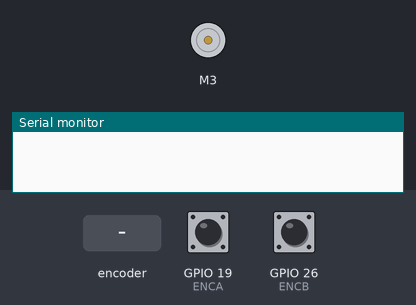
This sketch was run on a simulated ESP32. Parts: DC motor (green arrow = forward, orange = backward, longer = faster), the last lines printed to the serial monitor. Inputs (shaded band) come from the test bench; at power-on: GPIO 19 (ENCA) HIGH, GPIO 26 (ENCB) HIGH.

Above: at 0.0 s.
At 1.2 s:
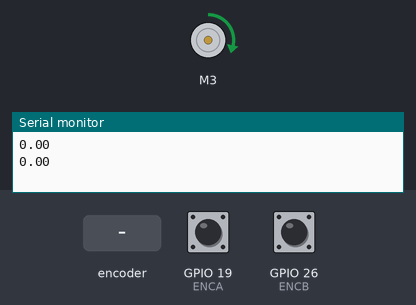
1.3 s: rotary encoder on GPIO 19 (ENCA) / GPIO 26 (ENCB) turned 3 steps (first pin leading)
At 2.4 s:
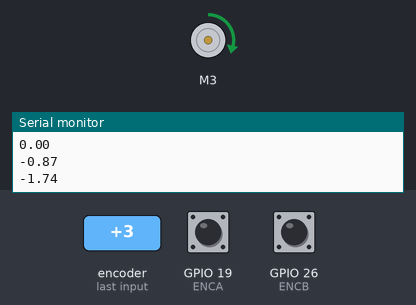
Timing chart, 0 to 4.3 s (numbered marks = the images above; inputs shaded):
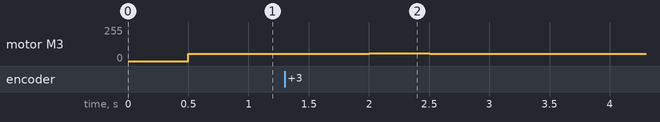

Measured:
- after the input at 1.3 s, motor M3: forward 56/255 → forward 57/255 after 0.70 s, → forward 56/255 0.50 s later

The sketch:

PID_control_one_motor.ino
```cpp
#include "CytronMotorDriver.h"

#define ENCA 19
#define ENCB 26
// #define PWM 3
// #define Dir 4

CytronMD motor(PWM_DIR, 3, 6);

// globals
long prevT = 0;
int posPrev = 0;
// Use the "volatile" directive for variables
// used in an interrupt
volatile int pos_i = 0;
volatile float velocity_i = 0;
volatile long prevT_i = 0;

float v1Filt = 0;
float v1Prev = 0;
//float v2Filt = 0;
//float v2Prev = 0;
int i=0;
float error[10] = {0};


void setup() {
  Serial.begin(9600);

  pinMode(ENCA,INPUT);
  pinMode(ENCB,INPUT);
  //pinMode(PWM,OUTPUT);
  // pinMode(IN1,OUTPUT);
  // pinMode(IN2,OUTPUT);

  attachInterrupt(digitalPinToInterrupt(ENCA),
                  readEncoder,RISING);
}

void loop() {

  delay(500);
  // read the position and velocity
  int pos = 0;
  //float velocity2 = 0;
  noInterrupts(); // disable interrupts temporarily while reading
  pos = pos_i;
  //velocity2 = velocity_i;
  interrupts(); // turn interrupts back on

  // Compute velocity with method 1
  long currT = micros();
  float deltaT = ((float) (currT - prevT_i))/1.0e6;
  prevT_i = currT;
  float velocity1 = (pos - posPrev)/deltaT;
  posPrev = pos;
  prevT = currT;
  // Convert count/s to RPM
  float v1 = velocity1/138*60.0;
  //float v2 = velocity2/144.0*60.0;
  // Low-pass filter (25 Hz cutoff)
  Serial.println();
  Serial.println(v1);
  //Serial.println(v1Filt);
  // v1Filt = 0.854*v1Filt + 0.0728*v1 + 0.0728*v1Prev;
  // v1Prev = v1;
  // v2Filt = 0.854*v2Filt + 0.0728*v2 + 0.0728*v2Prev;
  // v2Prev = v2;

  // Set a target
  float vt = 227;// set rpm

  // Compute the control signal u
  float kp = 0.25;
  float ki =0;
  float kd = 0;

  float e = vt-v1;
  //float e = vt-v1Filt;

   float eintegral = sum() + e*deltaT;
  float u = kp*e + ki*eintegral- kd*e*deltaT;
  //Serial.println(u);

  // Set the motor speed and direction
  int dir = 1;
  if (u<0){
    dir = -1;
  }
  int pwr = (int) fabs(u);
  if(pwr > 255){
    pwr = 255;
  }
  setMotor(dir,pwr);

  //Serial.println(vt);
  //Serial.println(" ");
  //Serial.println(v1);
  //Serial.println();
  // Serial.println(u);
  delay(1);
  if(i>9)
  i=0;

  error[i]=e;
  i++;
}
float sum()
{
  float esum=0;
  for(int i=0;i<10;i++)
  esum+=error[i];
return esum;
}
void setMotor(int dir,int pwm)
{
  if(dir==-1)
  pwm=pwm*(-1);
  else
  pwm=pwm;

  motor.setSpeed(pwm);  // Run forward at 50% speed.
  // delay(1000);
}
// void setMotor(int dir, int pwmVal, int pwm, int in1, int in2){
//   analogWrite(pwm,pwmVal); // Motor speed
//   if(dir == 1){
//     // Turn one way
//     digitalWrite(in1,HIGH);
//     digitalWrite(in2,LOW);
//   }
//   else if(dir == -1){
//     // Turn the other way
//     digitalWrite(in1,LOW);
//     digitalWrite(in2,HIGH);
//   }
//   else{
//     // Or dont turn
//     digitalWrite(in1,LOW);
//     digitalWrite(in2,LOW);
//   }
// }

void readEncoder(){
  // Read encoder B when ENCA rises
  int b = digitalRead(ENCB);
  int increment = 0;
  if(b>0){
    // If B is high, increment forward
    increment = 1;
  }
  else{
    // Otherwise, increment backward
    increment = -1;
  }
  pos_i = pos_i + increment;

  // Compute velocity with method 2

}
```
